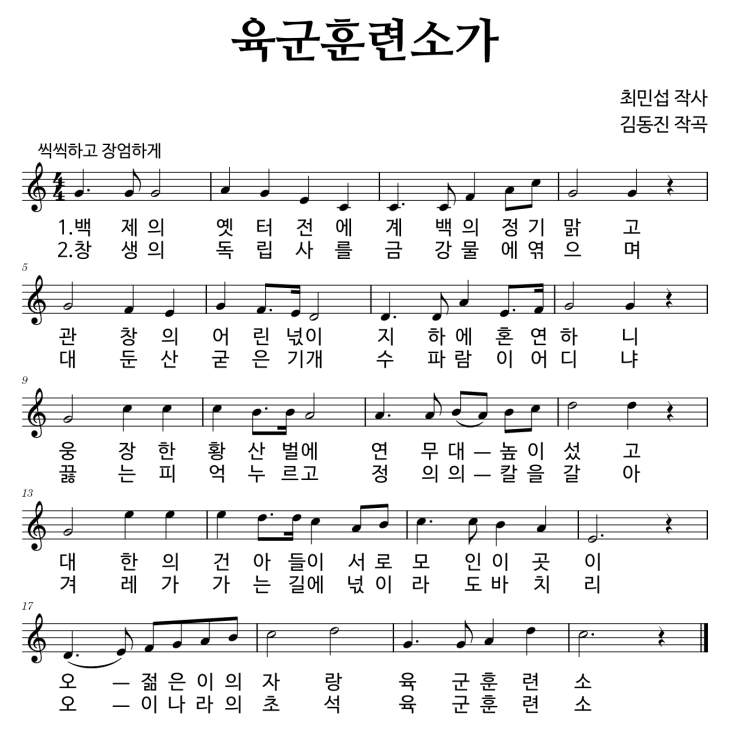
#> input picture 육훈가.png, 740 x 740 px
$ python -i ScoreCropUtils.py   (imports and definitions only)
#> lines starting #> are read from the running program, lines starting #| are printed output that depends on the picture; after the words box and inside, x2 and y2 are one past the last pixel; in counts of white or black regions, pixels touching at a corner belong together
#> further down, picture is the input picture: shape (740, 740, 3); min 0, max 255, mean 237.3
import cv2
import os

# # 이미지 불러오기
# # img_path = '애국가.jpeg'
# image = cv2.imread(img_path)

# 그레이 스케일 및 이진화

def threshold_img(image):
    if len(image.shape) == 3:
        image = cv2.cvtColor(image, cv2.COLOR_BGR2GRAY)
    ret, image = cv2.threshold(image, 127, 255, cv2.THRESH_BINARY_INV | cv2.THRESH_OTSU)
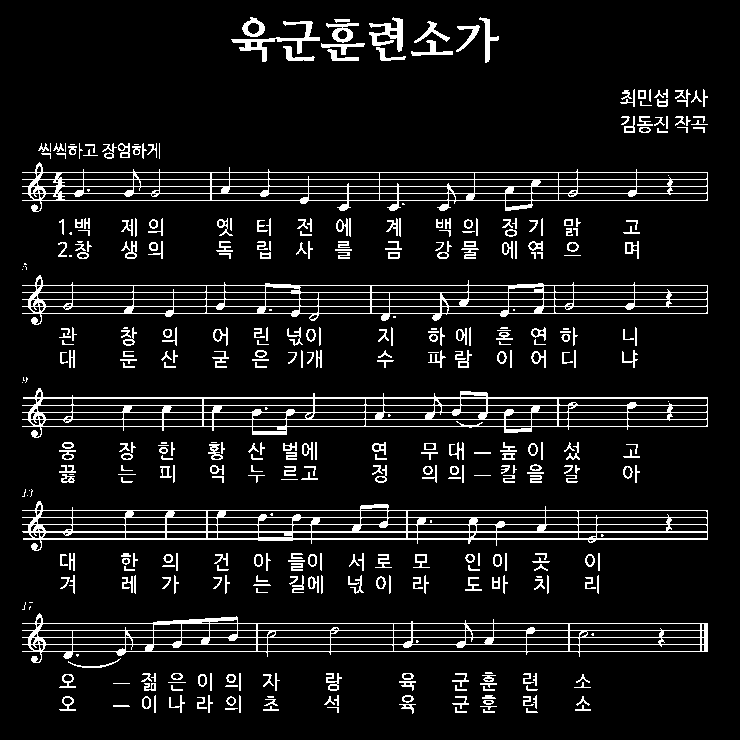
#> image: shape (740, 740); 8.7% white in thin lines or dots, all inside (x1, y1, x2, y2) = (22, 17, 708, 714)
#> ret = 165
    return image

import numpy as np
def remove_noise(image):
    image = threshold_img(image)  # 이미지 이진화
    mask = np.zeros(image.shape, np.uint8)  # 보표 영역만 추출하기 위해 마스크 생성

    cnt, labels, stats, centroids = cv2.connectedComponentsWithStats(image)  # 레이블링
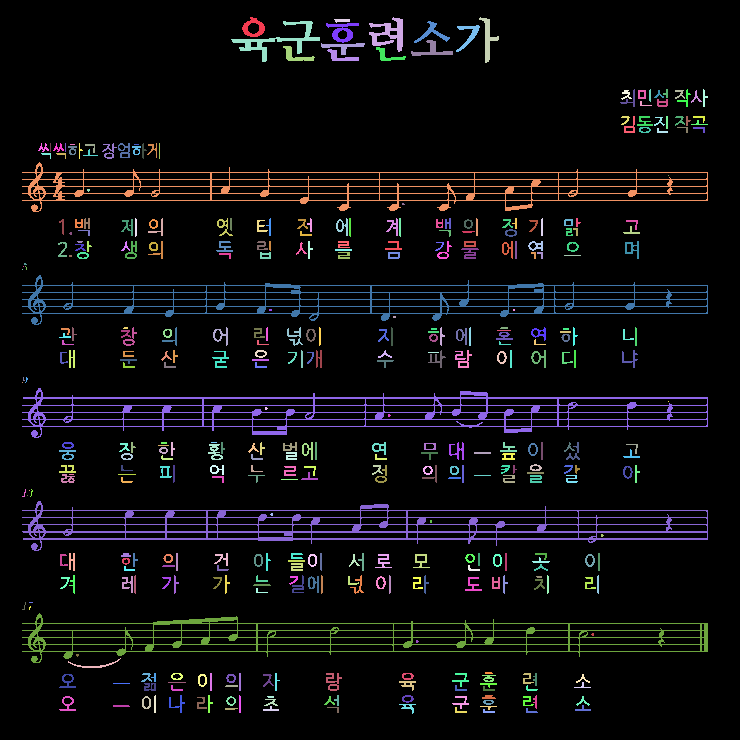
#> labels: shape (740, 740) int32; 415 distinct labels, from 0 to 414; one colour per label, 0 black
#> cnt = 415; stats = 415 rows, first 6: [0, 0, 740, 740, 499912], [242, 17, 23, 20, 227], [369, 17, 34, 35, 524], [479, 17, 20, 46, 272], [334, 19, 16, 4, 47], [231, 21, 89, 41, 733]; centroids = 415 pairs, first value 22 to 703.9, second value 20.02 to 711.2
    for i in range(1, cnt):
        x, y, w, h, area = stats[i]
        if w > image.shape[1] * 0.5:  # 보표 영역에만
            cv2.rectangle(mask, (x, y, w, h), (255, 0, 0), -1)  # 사각형 그리기
#> this loop made 414 passes
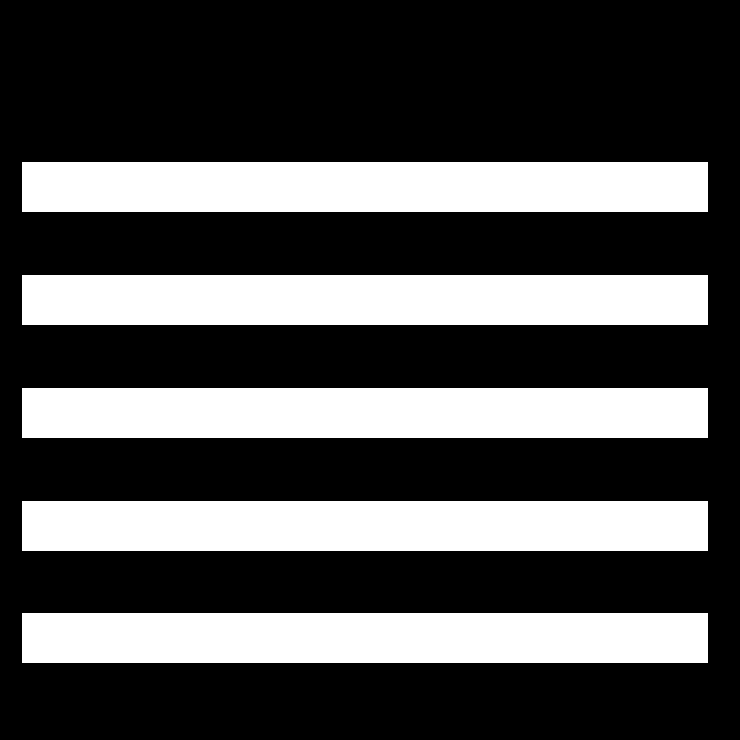
#> mask: shape (740, 740); 31.3% white; 5 white regions, box (x1, y1, x2, y2) and area: (22, 162, 708, 212) 34300, (22, 275, 708, 325) 34300, (22, 388, 708, 438) 34300, (22, 501, 708, 551) 34300, (22, 613, 708, 663) 34300

    masked_image = cv2.bitwise_and(image, mask)  # 보표 영역 추출
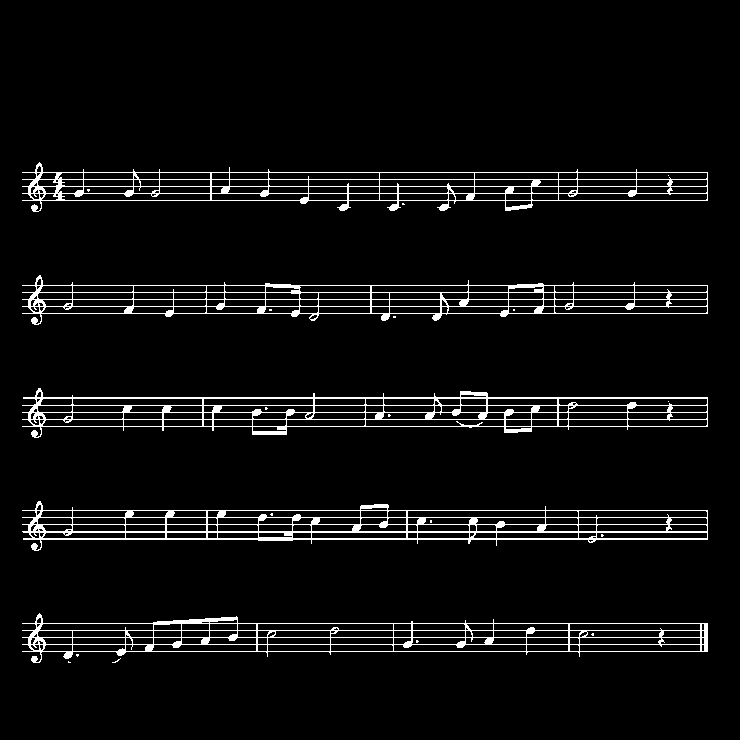
#> masked_image: shape (740, 740); 5.1% white in thin lines or dots, all inside (x1, y1, x2, y2) = (22, 162, 708, 663)

    return masked_image

# [54 lines left out: functions remove_staves, normalization, not called in this run]

def weighted(value):
    standard = 10
    return int(value * (standard / 10))

# [4 lines left out: function closing, not called in this run]

def put_text(image, text, loc):
    font = cv2.FONT_HERSHEY_SIMPLEX
    cv2.putText(image, str(text), loc, font, 0.6, (255, 0, 0), 2)

def get_center(y, h):
    return (y + y + h) / 2

# [19 lines left out: function object_detection, not called in this run]

VERTICAL = True
HORIZONTAL = False

# [401 lines left out: functions get_line, stem_detection, object_analysis, recognize_key, count_rect_pixels, recognize_note_head and 11 more, not called in this run]

>>> import cv2
>>> picture = cv2.imread('육훈가.png')
>>> result = remove_noise(picture)
